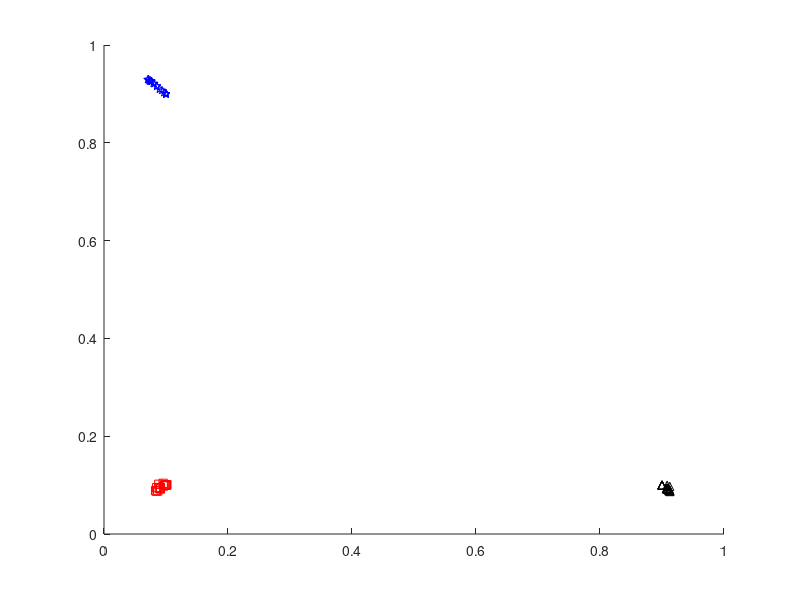

MATLAB code to generate this figure:
% Learn to classify three dial tones (1, 5, and 9) using three neurons,
% sigmoid activation and least squares fitting
%
% Samuli Siltanen February 2021
clear all;
close all;

% Graphical parameters
fsize = 16;
msize = 20;
msize2 = 10;

% Load data that was prepared in the routine DialSoundFFT_dataprepareC.m
load data/tensounds_matrices s1mat  s5mat  s9mat  sf N K

% Build a matrix containing samples of training data as columns: digit 1, digit 5 and digit 9 in this order
Ntrain = 5; % How many samples of each dial tone to use
X = [s1mat(:,1:Ntrain),s5mat(:,1:Ntrain),s9mat(:,1:Ntrain)];

% Build a big matrix containing samples of all the data as columns: digit 1, digit 5 and digit 9 in this order
Xall = [s1mat,s5mat,s9mat];


%% Preprocess data for learning by calculating FFTs 

% Fast Fourier transform applied to columns, with appropriate fftshift
% placing zero frequency to the middle of the vector
FX = fftshift(fft(X),1);
FXall = fftshift(fft(Xall),1);

% Crop the FFTs to the part where the information is. This is a kind of
% dimension reduction. Due to symmetry with respect to the middle of the
% vector, we only take elements from the second half of the vector. 
ind1 = round(.513*size(FX,1));
ind2 = round(.538*size(FX,1));
FX = FX(ind1:ind2,:);
FXall = FXall(ind1:ind2,:);

% Take absolute value of the complex-valued FFTs
FX = abs(FX);
len = size(FX,1);
FXall = abs(FXall);

% Look at the FFTs. Note the seven spike locations at the frequencies used
% in the dial tone system (see https://onlinetonegenerator.com/dtmf.html)
figure(1)
clf
for iii = 1:3
    subplot(3,1,iii)
    plot(FX(:,(iii-1)*Ntrain+[1:Ntrain]),'r')
    xlim([1 len])
    set(gca,'xticklabel',{})
    set(gca,'yticklabel',{})
    box off
    pbaspect([8 1 1])
end

%% Learning by least squares

% Determine length of data vector and number of Training sample
L = size(FX,1);
N = size(FX,2);

% We consider a very simple neural network with only two neurons in one 
% layer. This is the equation of this layer
%
% S(Ax+b) = y
% 
% where S(v) = 1/(1+exp(-v)) is the sigmoid activation function computed element-wise
% A is 2xL weight matrix
% x is Lx1 input vector (FFT of the input signals)
% b is 2x1 bias vector
% y is 2x1 output vector

% We wish to have the following output:
% Dial tone 1: output y1 = [ 0   0 ]^T
% Dial tone 5: output y5 = [ 1   0 ]^T
% Dial tone 9: output y9 = [ 0   1 ]^T

% since the sigmoid function S(v): R --> ]0,1[, we will require the outputs
% to be around 0.9 and 0.1, so in practice we will admit

% Dial tone 1: output y1 = [ 0.1   0.1 ]^T
% Dial tone 5: output y5 = [ 0.9   0.1 ]^T
% Dial tone 9: output y9 = [ 0.1   0.9 ]^T
outputHigh=0.9;
outputlow=0.1;

y1= [outputlow*ones(Ntrain,1) outputlow*ones(Ntrain,1)];
y5= [outputHigh*ones(Ntrain,1) outputlow*ones(Ntrain,1)];
y9= [outputlow*ones(Ntrain,1) outputHigh*ones(Ntrain,1)];

% build a single output matrix by stacking the outputs of digit 1, 5, and 9 in this order
Y=[y1;y5;y9];

% We can train this network using Least squares 

%  S(Ax+b)=y    <=>  Ax+b = S^{-1}(y)
% where  S^{-1} is the inverse sigmoid function.

% Least square equation

% |  [ FFT_1^T ]  1  |   |  [     ]  |   |  [  ~y_1  ]  |
% |  [ FFT_2^T ]  1  |   |  [ A^T ]  |   |  [  ~y_1  ]  |
% |       ...        | * |  [     ]  | = |      ...     |
% |       ...        |   |  [     ]  |   |      ...     |
% |  [ FFT_N^T ]  1  |   |    b^T    |   |  [  ~y_N  ]  |
%
% where  ~y_i = S^{-1}(y_i)
%
%  Lets define the matrices as follows
%    E_{N x (L+1)}   *   P_{ L+1 x 2 } =  Y_tilde{ N x 2 }

% build matrices E and Y_tilde from training set: digit 1, 5, 9 in this order

E=[FX.' ones(N,1)];
Y_tilde= -log(1./Y - 1);  % inverse sigmoid function applied to Y

% solve least Squares using the pseudo inverse
P=pinv(E)*Y_tilde;

% extract A and b from matrix P

A=P(1:end-1,:)';
b=P(end,:)';

%% Check the result visually
figure(1)
clf
hold on

% run the newtowk for all input data  FXall.

for ii=1:size(FXall,2)
    y=A*FXall(:,ii)+b;
    % apply sigmoid activation function S
    y = 1./(1+exp(-y));
    
    % Plot classifications of dial tones: digit 1 (red), digit 5 (black),
    % digit 9 (blue)
    
    if ii<=19
        color='rs';
    elseif ii<=19*2
        color='k^';
    else
        color='bp';
    end
    plot(y(1),y(2),color)
end









